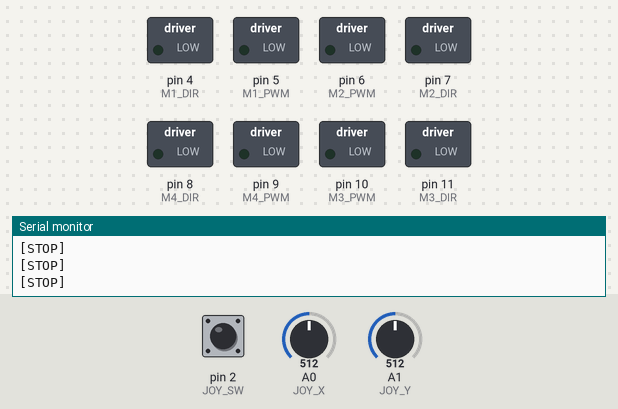
This sketch was run on a simulated Arduino Uno, built with avr-gcc and run on an emulated ATmega328P. Shown: switched loads named in the sketch (green lamp = pin HIGH), the last lines printed to the serial monitor. The test bench sets the inputs (shaded band); at power-on: A0 (JOY_X) = 512, A1 (JOY_Y) = 512, pin 2 (JOY_SW) HIGH.

Above: at 1.2 s.
1.3 s: A0 (JOY_X) set to 716
At 2.1 s:
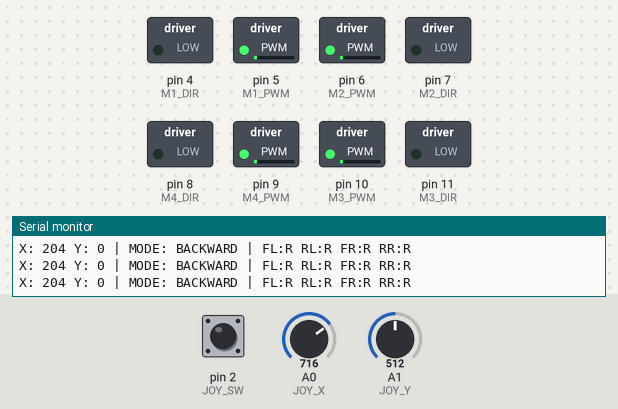
2.8 s: A1 (JOY_Y) set to 314
5.8 s: A1 (JOY_Y) set to 291
At 6.5 s:
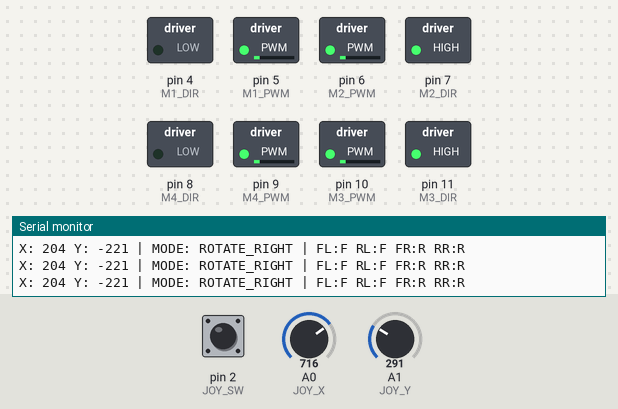
7.3 s: pin 2 (JOY_SW) pulled LOW for 0.15 s
At 7.9 s:
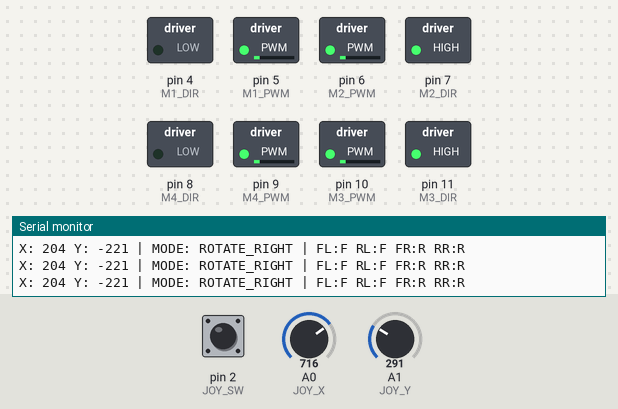
9.0 s: A0 (JOY_X) set to 306
12.0 s: A0 (JOY_X) set to 281
At 13.2 s:
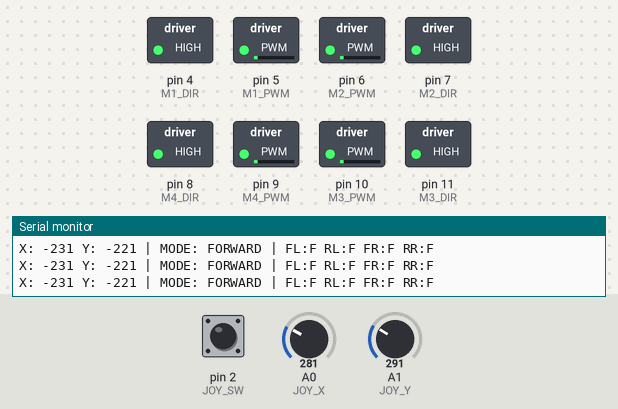
Timing chart, 0 to 14.5 s (numbered marks = the images above; inputs shaded):
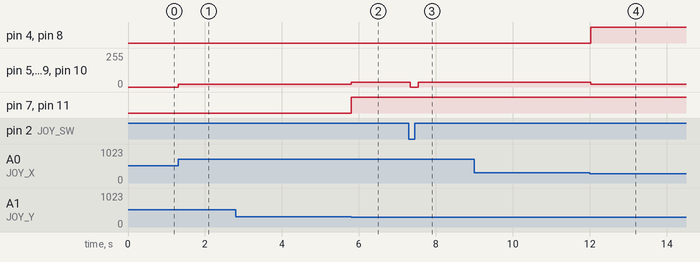

The sketch:

dual_drivers_4WD_Joystick.ino
```cpp
/*
   SmartElex 30D – 4 Motor Control with PS2 Joystick
   Differential Drive – Corrected Y Polarity
   Arduino UNO

   Motor mapping:
   M1 = FR
   M2 = FL
   M3 = RL
   M4 = RR
*/

// ================= MOTOR PINS =================
// Driver 1
const int M4_DIR = 8;    // RR
const int M4_PWM = 9;
const int M3_DIR = 11;   // RL
const int M3_PWM = 10;

// Driver 2
const int M2_DIR = 7;    // FL
const int M2_PWM = 6;
const int M1_DIR = 4;    // FR
const int M1_PWM = 5;
// =============================================

// ================= JOYSTICK PINS =================
const int JOY_X = A0;   // RX  (-X = Forward, +X = Backward)
const int JOY_Y = A1;   // RY  (+Y = Left, -Y = Right)
const int JOY_SW = 2;
// ================================================

const int DEADZONE = 20;
//const int MAX_PWM = 50;
const int MAX_PWM_LINEAR  = 50;   // Forward / Backward
const int MAX_PWM_ROTATE  = 80;   // In-place Left / Right


// ---------------- MOTION STATES ----------------
enum Motion {
  STOP,
  FORWARD,
  BACKWARD,
  ROTATE_LEFT,
  ROTATE_RIGHT
};

void setup() {
  pinMode(M1_DIR, OUTPUT); pinMode(M1_PWM, OUTPUT);
  pinMode(M2_DIR, OUTPUT); pinMode(M2_PWM, OUTPUT);
  pinMode(M3_DIR, OUTPUT); pinMode(M3_PWM, OUTPUT);
  pinMode(M4_DIR, OUTPUT); pinMode(M4_PWM, OUTPUT);

  pinMode(JOY_SW, INPUT_PULLUP);

  Serial.begin(9600);
  Serial.println("=== JOYSTICK CONTROL (Y POLARITY FIXED) ===");

  stopAll();
}

void loop() {

  // ---------- Emergency Stop ----------
  if (digitalRead(JOY_SW) == LOW) {
    Serial.println("[EMERGENCY STOP]");
    stopAll();
    delay(100);
    return;
  }

  int x = analogRead(JOY_X) - 512;
  int y = analogRead(JOY_Y) - 512;

  if (abs(x) < DEADZONE) x = 0;
  if (abs(y) < DEADZONE) y = 0;

  // ---------- Motion Detection (FIXED) ----------
  Motion motion = STOP;

  if (x < 0 && abs(x) >= abs(y))
    motion = FORWARD;
  else if (x > 0 && abs(x) >= abs(y))
    motion = BACKWARD;
  else if (y > 0 && abs(y) > abs(x))   // +Y = LEFT
    motion = ROTATE_LEFT;
  else if (y < 0 && abs(y) > abs(x))   // -Y = RIGHT
    motion = ROTATE_RIGHT;

  if (motion == STOP)
  {
    stopAll();
    Serial.println("[STOP]");
    delay(50);
    return;
  }

  // ---------- Speed Scaling (KEY CHANGE) ----------
  int speed;

  if (motion == FORWARD || motion == BACKWARD)
  {
    speed = map(abs(x), 0, 512, 0, MAX_PWM_LINEAR);
  }

  if (motion == ROTATE_LEFT || motion == ROTATE_RIGHT)
  {
    speed = map(abs(y), 0, 512, 0, MAX_PWM_ROTATE);
  }

  // ---------- Direction Truth Table ----------
  bool fl, rl, fr, rr;

  switch (motion) {

    case FORWARD:
      fl = rl = fr = rr = true;
      break;

    case BACKWARD:
      fl = rl = fr = rr = false;
      break;

    case ROTATE_LEFT:
      fl = rl = false;   // Left side reverse
      fr = rr = true;    // Right side forward
      break;

    case ROTATE_RIGHT:
      fl = rl = true;    // Left side forward
      fr = rr = false;   // Right side reverse
      break;

    default:
      fl = rl = fr = rr = false;
      speed = 0;
  }

  // ---------- Apply Motors ----------
  setMotor(M2_DIR, M2_PWM, speed, fl); // FL
  setMotor(M3_DIR, M3_PWM, speed, rl); // RL

  setMotor(M1_DIR, M1_PWM, speed, fr); // FR
  setMotor(M4_DIR, M4_PWM, speed, rr); // RR

  // ---------- Debug ----------
  Serial.print("X: "); Serial.print(x);
  Serial.print(" Y: "); Serial.print(y);
  Serial.print(" | MODE: ");

  switch (motion) {
    case FORWARD:       Serial.print("FORWARD"); break;
    case BACKWARD:      Serial.print("BACKWARD"); break;
    case ROTATE_LEFT:   Serial.print("ROTATE_LEFT"); break;
    case ROTATE_RIGHT:  Serial.print("ROTATE_RIGHT"); break;
    default:            Serial.print("STOP");
  }

  Serial.print(" | FL:"); Serial.print(fl ? "F" : "R");
  Serial.print(" RL:");   Serial.print(rl ? "F" : "R");
  Serial.print(" FR:");   Serial.print(fr ? "F" : "R");
  Serial.print(" RR:");   Serial.println(rr ? "F" : "R");

  delay(20);
}

// ================= LOW LEVEL =================

void setMotor(int dirPin, int pwmPin, int speed, bool forward) {
  digitalWrite(dirPin, forward ? HIGH : LOW);
  analogWrite(pwmPin, speed);
}

void stopAll() {
  analogWrite(M1_PWM, 0);
  analogWrite(M2_PWM, 0);
  analogWrite(M3_PWM, 0);
  analogWrite(M4_PWM, 0);
}
```

Measured:
- the behaviour switches between 308 and 307 on A1 (JOY_Y) (found by bisection; images 1 and 2)
- the behaviour switches between 292 and 291 on A0 (JOY_X) (found by bisection; images 3 and 4)
- after the input at 1.3 s, pin 5 (M1_PWM), pin 6 (M2_PWM), pin 9 (M4_PWM), pin 10 (M3_PWM): 0/255 → 19/255 at once
- after the input at 5.8 s, pin 5 (M1_PWM), pin 6 (M2_PWM), pin 9 (M4_PWM), pin 10 (M3_PWM): 19/255 → 34/255 at once; pin 7 (M2_DIR), pin 11 (M3_DIR): LOW → HIGH at once
- after the input at 7.3 s, pin 5 (M1_PWM), pin 6 (M2_PWM), pin 9 (M4_PWM), pin 10 (M3_PWM): 34/255 → 0/255 at once, → 34/255 0.20 s later
- after the input at 12.0 s, pin 4 (M1_DIR), pin 8 (M4_DIR): LOW → HIGH at once; pin 5 (M1_PWM), pin 6 (M2_PWM), pin 9 (M4_PWM), pin 10 (M3_PWM): 34/255 → 22/255 at once
